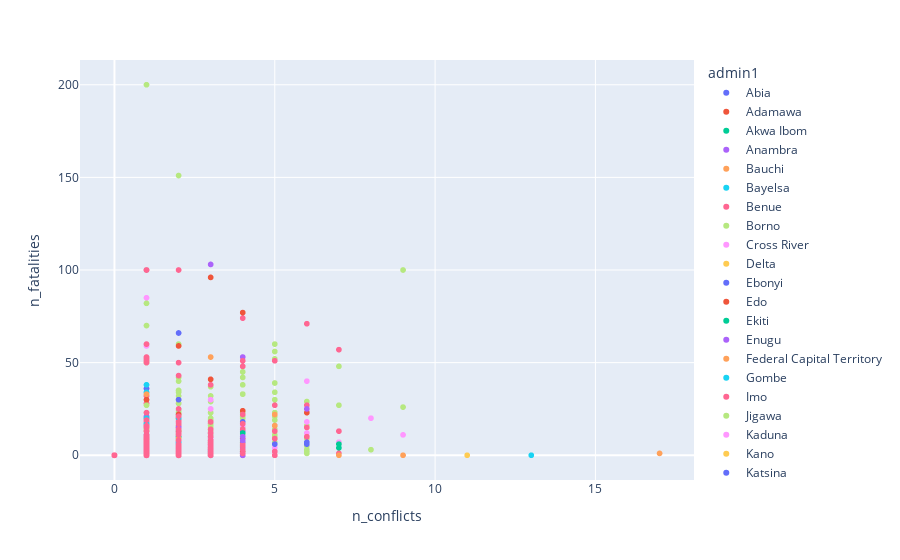

The notebook cell saved with this chart:
### Code cell
import plotly.express as px
fig = px.scatter(df_merge, x='n_conflicts', y='n_fatalities', color = 'admin1')
fig.show()

### Figure 1 — Plotly figure (JSON) as saved in the notebook; plotly's stock layout.template omitted (floating-point values rounded to 4 significant figures; data arrays with more than 128 entries replaced by an {"elided": "..."} marker saying what was removed)
{"data": [{"hovertemplate": "admin1=Abia<br>n_conflicts=%{x}<br>n_fatalities=%{y}<extra></extra>", "legendgroup": "Abia", "marker": {"color": "#636efa", "symbol": "circle"}, "mode": "markers", "name": "Abia", "showlegend": true, "type": "scattergl", "x": {"elided": "491 int values"}, "xaxis": "x", "y": {"elided": "491 int values"}, "yaxis": "y"}, {"hovertemplate": "admin1=Adamawa<br>n_conflicts=%{x}<br>n_fatalities=%{y}<extra></extra>", "legendgroup": "Adamawa", "marker": {"color": "#EF553B", "symbol": "circle"}, "mode": "markers", "name": "Adamawa", "showlegend": true, "type": "scattergl", "x": {"elided": "491 int values"}, "xaxis": "x", "y": {"elided": "491 int values"}, "yaxis": "y"}, {"hovertemplate": "admin1=Akwa Ibom<br>n_conflicts=%{x}<br>n_fatalities=%{y}<extra></extra>", "legendgroup": "Akwa Ibom", "marker": {"color": "#00cc96", "symbol": "circle"}, "mode": "markers", "name": "Akwa Ibom", "showlegend": true, "type": "scattergl", "x": {"elided": "491 int values"}, "xaxis": "x", "y": {"elided": "491 int values"}, "yaxis": "y"}, {"hovertemplate": "admin1=Anambra<br>n_conflicts=%{x}<br>n_fatalities=%{y}<extra></extra>", "legendgroup": "Anambra", "marker": {"color": "#ab63fa", "symbol": "circle"}, "mode": "markers", "name": "Anambra", "showlegend": true, "type": "scattergl", "x": {"elided": "491 int values"}, "xaxis": "x", "y": {"elided": "491 int values"}, "yaxis": "y"}, {"hovertemplate": "admin1=Bauchi<br>n_conflicts=%{x}<br>n_fatalities=%{y}<extra></extra>", "legendgroup": "Bauchi", "marker": {"color": "#FFA15A", "symbol": "circle"}, "mode": "markers", "name": "Bauchi", "showlegend": true, "type": "scattergl", "x": {"elided": "491 int values"}, "xaxis": "x", "y": {"elided": "491 int values"}, "yaxis": "y"}, {"hovertemplate": "admin1=Bayelsa<br>n_conflicts=%{x}<br>n_fatalities=%{y}<extra></extra>", "legendgroup": "Bayelsa", "marker": {"color": "#19d3f3", "symbol": "circle"}, "mode": "markers", "name": "Bayelsa", "showlegend": true, "type": "scattergl", "x": {"elided": "491 int values"}, "xaxis": "x", "y": {"elided": "491 int values"}, "yaxis": "y"}, {"hovertemplate": "admin1=Benue<br>n_conflicts=%{x}<br>n_fatalities=%{y}<extra></extra>", "legendgroup": "Benue", "marker": {"color": "#FF6692", "symbol": "circle"}, "mode": "markers", "name": "Benue", "showlegend": true, "type": "scattergl", "x": {"elided": "491 int values"}, "xaxis": "x", "y": {"elided": "491 int values"}, "yaxis": "y"}, {"hovertemplate": "admin1=Borno<br>n_conflicts=%{x}<br>n_fatalities=%{y}<extra></extra>", "legendgroup": "Borno", "marker": {"color": "#B6E880", "symbol": "circle"}, "mode": "markers", "name": "Borno", "showlegend": true, "type": "scattergl", "x": {"elided": "491 int values"}, "xaxis": "x", "y": {"elided": "491 int values"}, "yaxis": "y"}, {"hovertemplate": "admin1=Cross River<br>n_conflicts=%{x}<br>n_fatalities=%{y}<extra></extra>", "legendgroup": "Cross River", "marker": {"color": "#FF97FF", "symbol": "circle"}, "mode": "markers", "name": "Cross River", "showlegend": true, "type": "scattergl", "x": {"elided": "491 int values"}, "xaxis": "x", "y": {"elided": "491 int values"}, "yaxis": "y"}, {"hovertemplate": "admin1=Delta<br>n_conflicts=%{x}<br>n_fatalities=%{y}<extra></extra>", "legendgroup": "Delta", "marker": {"color": "#FECB52", "symbol": "circle"}, "mode": "markers", "name": "Delta", "showlegend": true, "type": "scattergl", "x": {"elided": "491 int values"}, "xaxis": "x", "y": {"elided": "491 int values"}, "yaxis": "y"}, {"hovertemplate": "admin1=Ebonyi<br>n_conflicts=%{x}<br>n_fatalities=%{y}<extra></extra>", "legendgroup": "Ebonyi", "marker": {"color": "#636efa", "symbol": "circle"}, "mode": "markers", "name": "Ebonyi", "showlegend": true, "type": "scattergl", "x": {"elided": "491 int values"}, "xaxis": "x", "y": {"elided": "491 int values"}, "yaxis": "y"}, {"hovertemplate": "admin1=Edo<br>n_conflicts=%{x}<br>n_fatalities=%{y}<extra></extra>", "legendgroup": "Edo", "marker": {"color": "#EF553B", "symbol": "circle"}, "mode": "markers", "name": "Edo", "showlegend": true, "type": "scattergl", "x": {"elided": "491 int values"}, "xaxis": "x", "y": {"elided": "491 int values"}, "yaxis": "y"}, {"hovertemplate": "admin1=Ekiti<br>n_conflicts=%{x}<br>n_fatalities=%{y}<extra></extra>", "legendgroup": "Ekiti", "marker": {"color": "#00cc96", "symbol": "circle"}, "mode": "markers", "name": "Ekiti", "showlegend": true, "type": "scattergl", "x": {"elided": "491 int values"}, "xaxis": "x", "y": {"elided": "491 int values"}, "yaxis": "y"}, {"hovertemplate": "admin1=Enugu<br>n_conflicts=%{x}<br>n_fatalities=%{y}<extra></extra>", "legendgroup": "Enugu", "marker": {"color": "#ab63fa", "symbol": "circle"}, "mode": "markers", "name": "Enugu", "showlegend": true, "type": "scattergl", "x": {"elided": "491 int values"}, "xaxis": "x", "y": {"elided": "491 int values"}, "yaxis": "y"}, {"hovertemplate": "admin1=Federal Capital Territory<br>n_conflicts=%{x}<br>n_fatalities=%{y}<extra></extra>", "legendgroup": "Federal Capital Territory", "marker": {"color": "#FFA15A", "symbol": "circle"}, "mode": "markers", "name": "Federal Capital Territory", "showlegend": true, "type": "scattergl", "x": {"elided": "491 int values"}, "xaxis": "x", "y": {"elided": "491 int values"}, "yaxis": "y"}, {"hovertemplate": "admin1=Gombe<br>n_conflicts=%{x}<br>n_fatalities=%{y}<extra></extra>", "legendgroup": "Gombe", "marker": {"color": "#19d3f3", "symbol": "circle"}, "mode": "markers", "name": "Gombe", "showlegend": true, "type": "scattergl", "x": {"elided": "491 int values"}, "xaxis": "x", "y": {"elided": "491 int values"}, "yaxis": "y"}, {"hovertemplate": "admin1=Imo<br>n_conflicts=%{x}<br>n_fatalities=%{y}<extra></extra>", "legendgroup": "Imo", "marker": {"color": "#FF6692", "symbol": "circle"}, "mode": "markers", "name": "Imo", "showlegend": true, "type": "scattergl", "x": {"elided": "491 int values"}, "xaxis": "x", "y": {"elided": "491 int values"}, "yaxis": "y"}, {"hovertemplate": "admin1=Jigawa<br>n_conflicts=%{x}<br>n_fatalities=%{y}<extra></extra>", "legendgroup": "Jigawa", "marker": {"color": "#B6E880", "symbol": "circle"}, "mode": "markers", "name": "Jigawa", "showlegend": true, "type": "scattergl", "x": {"elided": "491 int values"}, "xaxis": "x", "y": {"elided": "491 int values"}, "yaxis": "y"}, {"hovertemplate": "admin1=Kaduna<br>n_conflicts=%{x}<br>n_fatalities=%{y}<extra></extra>", "legendgroup": "Kaduna", "marker": {"color": "#FF97FF", "symbol": "circle"}, "mode": "markers", "name": "Kaduna", "showlegend": true, "type": "scattergl", "x": {"elided": "491 int values"}, "xaxis": "x", "y": {"elided": "491 int values"}, "yaxis": "y"}, {"hovertemplate": "admin1=Kano<br>n_conflicts=%{x}<br>n_fatalities=%{y}<extra></extra>", "legendgroup": "Kano", "marker": {"color": "#FECB52", "symbol": "circle"}, "mode": "markers", "name": "Kano", "showlegend": true, "type": "scattergl", "x": {"elided": "491 int values"}, "xaxis": "x", "y": {"elided": "491 int values"}, "yaxis": "y"}, {"hovertemplate": "admin1=Katsina<br>n_conflicts=%{x}<br>n_fatalities=%{y}<extra></extra>", "legendgroup": "Katsina", "marker": {"color": "#636efa", "symbol": "circle"}, "mode": "markers", "name": "Katsina", "showlegend": true, "type": "scattergl", "x": {"elided": "491 int values"}, "xaxis": "x", "y": {"elided": "491 int values"}, "yaxis": "y"}, {"hovertemplate": "admin1=Kebbi<br>n_conflicts=%{x}<br>n_fatalities=%{y}<extra></extra>", "legendgroup": "Kebbi", "marker": {"color": "#EF553B", "symbol": "circle"}, "mode": "markers", "name": "Kebbi", "showlegend": true, "type": "scattergl", "x": {"elided": "491 int values"}, "xaxis": "x", "y": {"elided": "491 int values"}, "yaxis": "y"}, {"hovertemplate": "admin1=Kogi<br>n_conflicts=%{x}<br>n_fatalities=%{y}<extra></extra>", "legendgroup": "Kogi", "marker": {"color": "#00cc96", "symbol": "circle"}, "mode": "markers", "name": "Kogi", "showlegend": true, "type": "scattergl", "x": {"elided": "491 int values"}, "xaxis": "x", "y": {"elided": "491 int values"}, "yaxis": "y"}, {"hovertemplate": "admin1=Kwara<br>n_conflicts=%{x}<br>n_fatalities=%{y}<extra></extra>", "legendgroup": "Kwara", "marker": {"color": "#ab63fa", "symbol": "circle"}, "mode": "markers", "name": "Kwara", "showlegend": true, "type": "scattergl", "x": {"elided": "491 int values"}, "xaxis": "x", "y": {"elided": "491 int values"}, "yaxis": "y"}, {"hovertemplate": "admin1=Lagos<br>n_conflicts=%{x}<br>n_fatalities=%{y}<extra></extra>", "legendgroup": "Lagos", "marker": {"color": "#FFA15A", "symbol": "circle"}, "mode": "markers", "name": "Lagos", "showlegend": true, "type": "scattergl", "x": {"elided": "491 int values"}, "xaxis": "x", "y": {"elided": "491 int values"}, "yaxis": "y"}, {"hovertemplate": "admin1=Nassarawa<br>n_conflicts=%{x}<br>n_fatalities=%{y}<extra></extra>", "legendgroup": "Nassarawa", "marker": {"color": "#19d3f3", "symbol": "circle"}, "mode": "markers", "name": "Nassarawa", "showlegend": true, "type": "scattergl", "x": {"elided": "491 int values"}, "xaxis": "x", "y": {"elided": "491 int values"}, "yaxis": "y"}, {"hovertemplate": "admin1=Niger<br>n_conflicts=%{x}<br>n_fatalities=%{y}<extra></extra>", "legendgroup": "Niger", "marker": {"color": "#FF6692", "symbol": "circle"}, "mode": "markers", "name": "Niger", "showlegend": true, "type": "scattergl", "x": {"elided": "491 int values"}, "xaxis": "x", "y": {"elided": "491 int values"}, "yaxis": "y"}, {"hovertemplate": "admin1=Ogun<br>n_conflicts=%{x}<br>n_fatalities=%{y}<extra></extra>", "legendgroup": "Ogun", "marker": {"color": "#B6E880", "symbol": "circle"}, "mode": "markers", "name": "Ogun", "showlegend": true, "type": "scattergl", "x": {"elided": "491 int values"}, "xaxis": "x", "y": {"elided": "491 int values"}, "yaxis": "y"}, {"hovertemplate": "admin1=Ondo<br>n_conflicts=%{x}<br>n_fatalities=%{y}<extra></extra>", "legendgroup": "Ondo", "marker": {"color": "#FF97FF", "symbol": "circle"}, "mode": "markers", "name": "Ondo", "showlegend": true, "type": "scattergl", "x": {"elided": "491 int values"}, "xaxis": "x", "y": {"elided": "491 int values"}, "yaxis": "y"}, {"hovertemplate": "admin1=Osun<br>n_conflicts=%{x}<br>n_fatalities=%{y}<extra></extra>", "legendgroup": "Osun", "marker": {"color": "#FECB52", "symbol": "circle"}, "mode": "markers", "name": "Osun", "showlegend": true, "type": "scattergl", "x": {"elided": "491 int values"}, "xaxis": "x", "y": {"elided": "491 int values"}, "yaxis": "y"}, {"hovertemplate": "admin1=Oyo<br>n_conflicts=%{x}<br>n_fatalities=%{y}<extra></extra>", "legendgroup": "Oyo", "marker": {"color": "#636efa", "symbol": "circle"}, "mode": "markers", "name": "Oyo", "showlegend": true, "type": "scattergl", "x": {"elided": "491 int values"}, "xaxis": "x", "y": {"elided": "491 int values"}, "yaxis": "y"}, {"hovertemplate": "admin1=Plateau<br>n_conflicts=%{x}<br>n_fatalities=%{y}<extra></extra>", "legendgroup": "Plateau", "marker": {"color": "#EF553B", "symbol": "circle"}, "mode": "markers", "name": "Plateau", "showlegend": true, "type": "scattergl", "x": {"elided": "491 int values"}, "xaxis": "x", "y": {"elided": "491 int values"}, "yaxis": "y"}, {"hovertemplate": "admin1=Rivers<br>n_conflicts=%{x}<br>n_fatalities=%{y}<extra></extra>", "legendgroup": "Rivers", "marker": {"color": "#00cc96", "symbol": "circle"}, "mode": "markers", "name": "Rivers", "showlegend": true, "type": "scattergl", "x": {"elided": "491 int values"}, "xaxis": "x", "y": {"elided": "491 int values"}, "yaxis": "y"}, {"hovertemplate": "admin1=Sokoto<br>n_conflicts=%{x}<br>n_fatalities=%{y}<extra></extra>", "legendgroup": "Sokoto", "marker": {"color": "#ab63fa", "symbol": "circle"}, "mode": "markers", "name": "Sokoto", "showlegend": true, "type": "scattergl", "x": {"elided": "491 int values"}, "xaxis": "x", "y": {"elided": "491 int values"}, "yaxis": "y"}, {"hovertemplate": "admin1=Taraba<br>n_conflicts=%{x}<br>n_fatalities=%{y}<extra></extra>", "legendgroup": "Taraba", "marker": {"color": "#FFA15A", "symbol": "circle"}, "mode": "markers", "name": "Taraba", "showlegend": true, "type": "scattergl", "x": {"elided": "491 int values"}, "xaxis": "x", "y": {"elided": "491 int values"}, "yaxis": "y"}, {"hovertemplate": "admin1=Yobe<br>n_conflicts=%{x}<br>n_fatalities=%{y}<extra></extra>", "legendgroup": "Yobe", "marker": {"color": "#19d3f3", "symbol": "circle"}, "mode": "markers", "name": "Yobe", "showlegend": true, "type": "scattergl", "x": {"elided": "491 int values"}, "xaxis": "x", "y": {"elided": "491 int values"}, "yaxis": "y"}, {"hovertemplate": "admin1=Zamfara<br>n_conflicts=%{x}<br>n_fatalities=%{y}<extra></extra>", "legendgroup": "Zamfara", "marker": {"color": "#FF6692", "symbol": "circle"}, "mode": "markers", "name": "Zamfara", "showlegend": true, "type": "scattergl", "x": {"elided": "491 int values"}, "xaxis": "x", "y": {"elided": "491 int values"}, "yaxis": "y"}], "layout": {"legend": {"title": {"text": "admin1"}, "tracegroupgap": 0}, "margin": {"t": 60}, "xaxis": {"anchor": "y", "domain": [0, 1], "title": {"text": "n_conflicts"}}, "yaxis": {"anchor": "x", "domain": [0, 1], "title": {"text": "n_fatalities"}}}}
